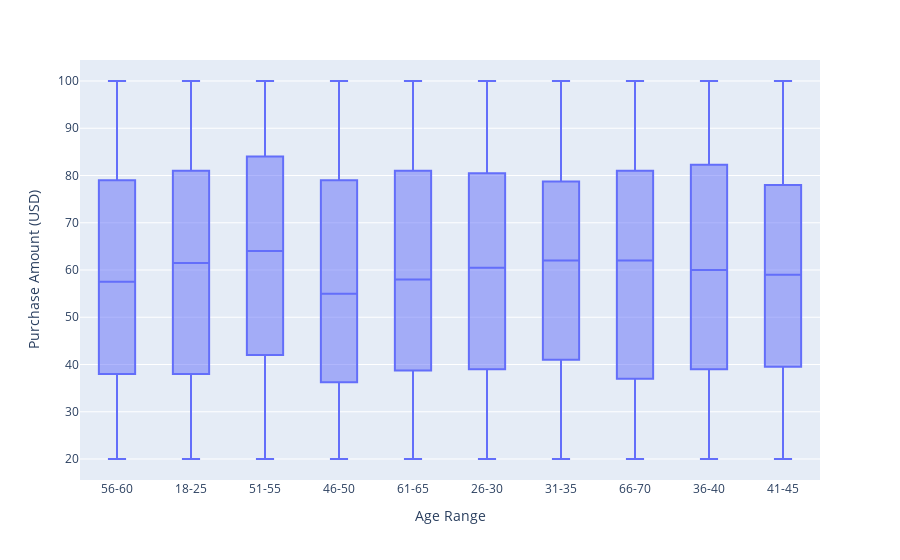

The code cell stored with this chart in its notebook:
### Code cell
import plotly.express as px

df = px.data.tips()
fig = px.box(shopping, x="Age Range", y="Purchase Amount (USD)")
fig.show()

### Figure 1 — Plotly figure (JSON) as saved in the notebook; plotly's stock layout.template omitted (floating-point values rounded to 4 significant figures; data arrays with more than 128 entries replaced by an {"elided": "..."} marker saying what was removed)
{"data": [{"alignmentgroup": "True", "hovertemplate": "Age Range=%{x}<br>Purchase Amount (USD)=%{y}<extra></extra>", "legendgroup": "", "marker": {"color": "#636efa"}, "name": "", "notched": false, "offsetgroup": "", "orientation": "v", "showlegend": false, "type": "box", "x": {"elided": "3900 str values"}, "x0": " ", "xaxis": "x", "y": {"elided": "3900 int values"}, "y0": " ", "yaxis": "y"}], "layout": {"boxmode": "group", "legend": {"tracegroupgap": 0}, "margin": {"t": 60}, "xaxis": {"anchor": "y", "domain": [0, 1], "title": {"text": "Age Range"}}, "yaxis": {"anchor": "x", "domain": [0, 1], "title": {"text": "Purchase Amount (USD)"}}}}
